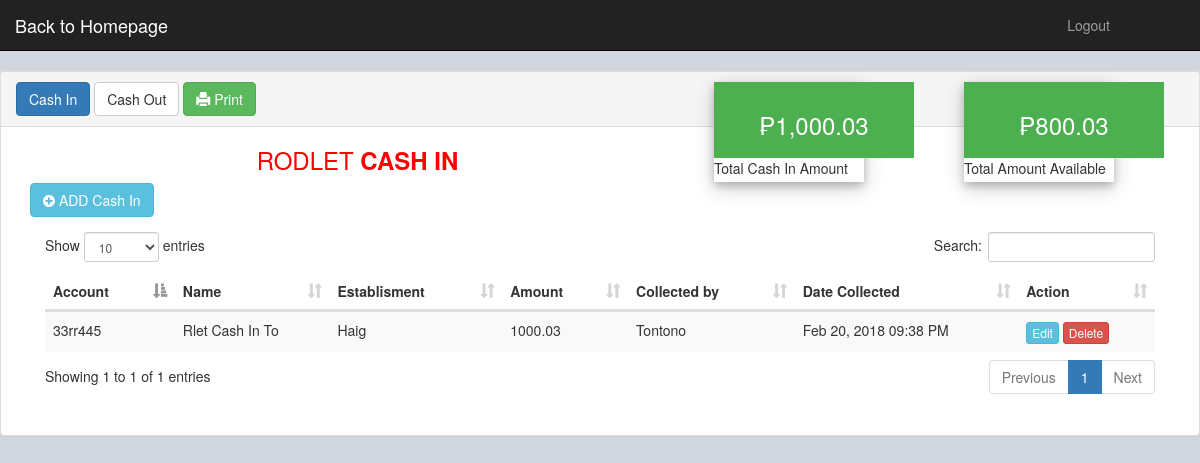
The app's page /pages/cico2.php with its own data.
### tables this page shows
CREATE TABLE IF NOT EXISTS `rlet_cico` (
  `id` int(11) NOT NULL AUTO_INCREMENT,
  `acct` varchar(255) DEFAULT NULL,
  `reason` varchar(255) DEFAULT NULL,
  `estab` varchar(255) DEFAULT NULL,
  `name` varchar(255) DEFAULT NULL,
  `details` varchar(255) DEFAULT NULL,
  `amount` decimal(11,2) DEFAULT NULL,
  `cby` varchar(255) DEFAULT NULL,
  `date_requested` datetime DEFAULT NULL,
  `date_collected` datetime DEFAULT NULL,
  `cashtype` int(2) DEFAULT NULL,
  PRIMARY KEY (`id`)
);

### pages/cico2.php (the view, shortened to what this page needs)
<?php
include '../connection/db.php';
?>
<!DOCTYPE html>
<html>
<head>
	<?php include 'includes/head.php'; ?>
   <link rel="stylesheet" type="text/css" href="../datatables/media/css/dataTables.bootstrap.min.css">
</head>
<body>
<?php include 'includes/nav.php'; ?>
<div class="panel panel-default">
	<div class="panel-heading"><a href="cico2.php" type="button" id="ci" class="btn btn-primary hidden-print">Cash In</a>  <a href="rlet_cashout.php" type="button" id="co" class="btn btn-default hidden-print">Cash Out</a>
	<?php
	$total = mysqli_query($con, "SELECT (select sum(amount) from rlet_cico where cashtype = 1) - (select sum(amount) from rlet_cico where cashtype = 2) AS maniga");
	$row = $total->fetch_assoc();
	echo "<div class='card pull-right' style='margin-right:70px'>
				<div class='total' style='width:200px'>
					<h3>₱".number_format($row['maniga'],2)."</h3>
				</div>
				<div class='label-down' style='width:200px'>
					<p style='text-align:left'>Total Amount Available</p>
				</div>
		  </div>";
	?>
	<?php
	$total = mysqli_query($con, "SELECT sum(amount) AS value_sum from rlet_cico where cashtype = 1");
	$row = $total->fetch_assoc();
	echo "<div class='card pull-right' style='margin-right:100px'>
				<div class='total' style='width:200px'>
					<h3>₱".number_format($row['value_sum'],2)."</h3>
				</div>
				<div class='label-down' style='width:200px'>
					<p style='text-align:left'>Total Cash In Amount</p>
				</div>
		  </div>";
	?>
	<a class = "btn btn-success btn-print hidden-print" href = "" onclick = "window.print()"><i class ="glyphicon glyphicon-print"></i> Print</a>
	</div>
	<h3 style="text-align:center;color:red;">RODLET <strong>CASH IN</strong></h3>
	<div class="container">
		<button class="btn btn-info hidden-print" data-toggle="modal" data-target="#addci2"><i class="fa fa-plus-circle"></i> ADD Cash In</button>
	<div class="panel-body">
			<div class="table">
				<table class="table table-striped" id="cashin">
					<thead>
						<tr>
						<th>Account</th>
						<th>Name</th>
						<th>Establisment</th>
						<th>Amount</th>
						<th>Collected by</th>
						<th>Date Collected</th>
						<th>Action</th>
					</tr>
					</thead>
					<?php
						$query = $con->query("SELECT * from rlet_cico where cashtype = 1 ");
						while ($row = $query->fetch_array()) {
						echo "<tr id=".$row['id'].">";
							echo "<td data-target='acct' style='text-transform:capitalize'>".$row['acct']."</td>";
							echo "<td data-target='name' style='text-transform:capitalize'>".$row['name']."</td>";
							echo "<td data-target='estab' style='text-transform:capitalize'>".$row['estab']."</td>";
							echo "<td data-target='amount' style='text-transform:capitalize'>".$row['amount']."</td>";
							echo "<td data-target='cby' style='text-transform:capitalize'>".$row['cby']."</td>";
							echo "<td>".date('M d, Y h:i A' ,strtotime($row['date_collected']))."</td>";
							echo "<td><button class='btn btn-xs btn-info edit hidden-print' id=".$row['id']." data-toggle='modal' data-target='#editci2'>Edit</button> <button class='btn btn-danger btn-xs delete hidden-print' id=".$row['id'].">Delete</button></td>";
							echo "</tr>";
					} ?>
				</table>
			</div>
		</div>
	</div>
</div>
</body>
</html>

### pages/css/acordian2.css (style rules this page uses)
* { margin:0; padding:0; }
body { background: white; }

### pages/css/bnqi.css (style rules this page uses)
body { background: #d2d6de; }
.card { width: 150px; height: 100px; box-shadow: 0 4px 8px 0 rgba(0, 0, 0, 0.2), 0 6px 20px 0 rgba(0, 0, 0, 0.19); text-align: center; }
.total { background-color: #4CAF50; color: white; padding: 10px; font-size: 35px; }

### records on screen
rlet_cico: acct "33rr445", name "Rlet Cash In To", estab "Haig", amount "1000.03", cby "Tontono", date_collected "Feb 20, 2018 09:38 PM"

### other values on screen
$row['maniga'] "800.03"
$row['value_sum'] "1,000.03"
